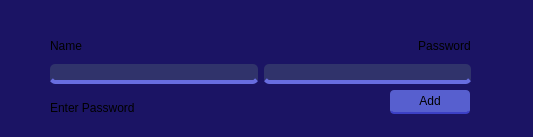
<?xml version="1.0" encoding="UTF-8"?>
<ui version="4.0">
 <class>addpassword</class>
 <widget class="QDialog" name="addpassword">
  <property name="geometry">
   <rect>
    <x>0</x>
    <y>0</y>
    <width>533</width>
    <height>137</height>
   </rect>
  </property>
  <property name="windowTitle">
   <string>Dialog</string>
  </property>
  <property name="styleSheet">
   <string notr="true">QDialog
{

	Background-color:#1B1464;

}</string>
  </property>
  <widget class="QWidget" name="horizontalLayoutWidget">
   <property name="geometry">
    <rect>
     <x>50</x>
     <y>59</y>
     <width>421</width>
     <height>31</height>
    </rect>
   </property>
   <layout class="QHBoxLayout" name="horizontalLayout">
    <item>
     <widget class="QLineEdit" name="nameedit">
      <property name="styleSheet">
       <string notr="true">QLineEdit
{
	
	background-color: #30336b;
	border-bottom: 4px solid #686de0;
	
	border-radius: 5px;
	
}
QLineEdit::Focus
{
	background-color: #130f40;
	border-bottom: 4px solid #4834d4;
	
	border-radius: 5px;
	color: #95afc0;
}
QLineEdit::Hover
{
	background-color: #130f40;
	border-bottom: 4px solid #4834d4;
	
	border-radius: 5px;
}</string>
      </property>
     </widget>
    </item>
    <item>
     <widget class="QLineEdit" name="passwordedit">
      <property name="styleSheet">
       <string notr="true">QLineEdit
{
	
	background-color: #30336b;
	border-bottom: 4px solid #686de0;
	
	border-radius: 5px;
	
}
QLineEdit::Focus
{
	background-color: #130f40;
	border-bottom: 4px solid #4834d4;
	
	border-radius: 5px;
	color: #95afc0;
}
QLineEdit::Hover
{
	background-color: #130f40;
	border-bottom: 4px solid #4834d4;
	
	border-radius: 5px;
}</string>
      </property>
     </widget>
    </item>
   </layout>
  </widget>
  <widget class="QWidget" name="horizontalLayoutWidget_2">
   <property name="geometry">
    <rect>
     <x>50</x>
     <y>30</y>
     <width>421</width>
     <height>31</height>
    </rect>
   </property>
   <layout class="QHBoxLayout" name="horizontalLayout_2">
    <item>
     <widget class="QLabel" name="namelabel">
      <property name="text">
       <string>Name</string>
      </property>
     </widget>
    </item>
    <item>
     <widget class="QLabel" name="passwordlabel">
      <property name="text">
       <string>                                                 Password</string>
      </property>
     </widget>
    </item>
   </layout>
  </widget>
  <widget class="QPushButton" name="addButton">
   <property name="geometry">
    <rect>
     <x>390</x>
     <y>90</y>
     <width>80</width>
     <height>24</height>
    </rect>
   </property>
   <property name="styleSheet">
    <string notr="true">QPushButton
{

	background-color: #575fcf;
	border-bottom: 2px solid #3c40c6;
	
	border-radius: 4px;
}
QPushButton::Hover
{
	background-color : #3c40c6;
	border-bottom: 2px solid #575fcf;
	
	border-radius: 4px;
}
QPushButton::pressed
{
	background-color: #575fcf;
	border-bottom: 2px solid #3c40c6;
	
	border-radius: 4px;
}
</string>
   </property>
   <property name="text">
    <string>Add</string>
   </property>
  </widget>
  <widget class="QLabel" name="DebugLabel">
   <property name="geometry">
    <rect>
     <x>50</x>
     <y>100</y>
     <width>221</width>
     <height>16</height>
    </rect>
   </property>
   <property name="text">
    <string>Enter Password</string>
   </property>
  </widget>
 </widget>
 <resources/>
 <connections/>
</ui>
